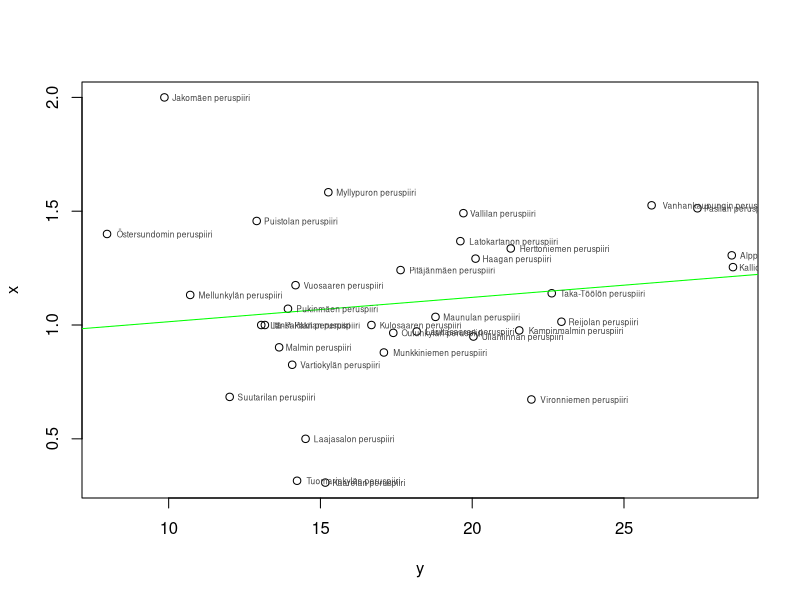
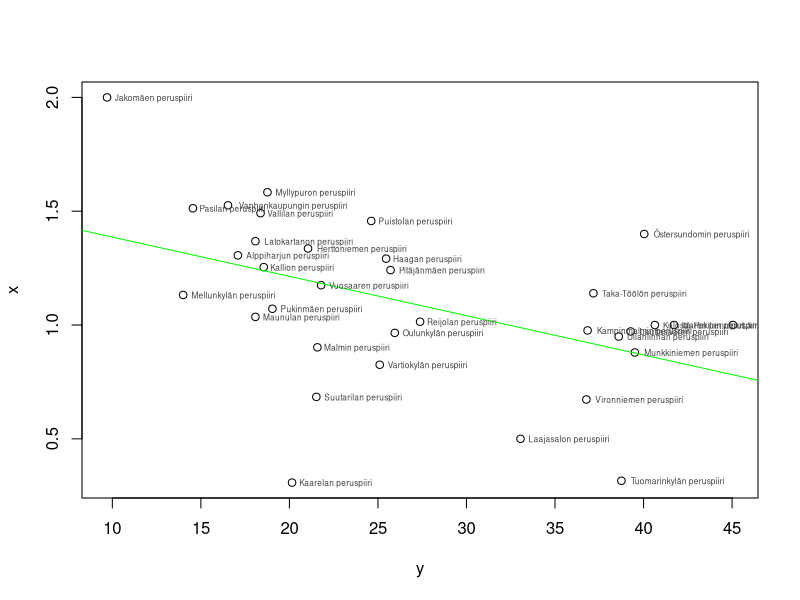
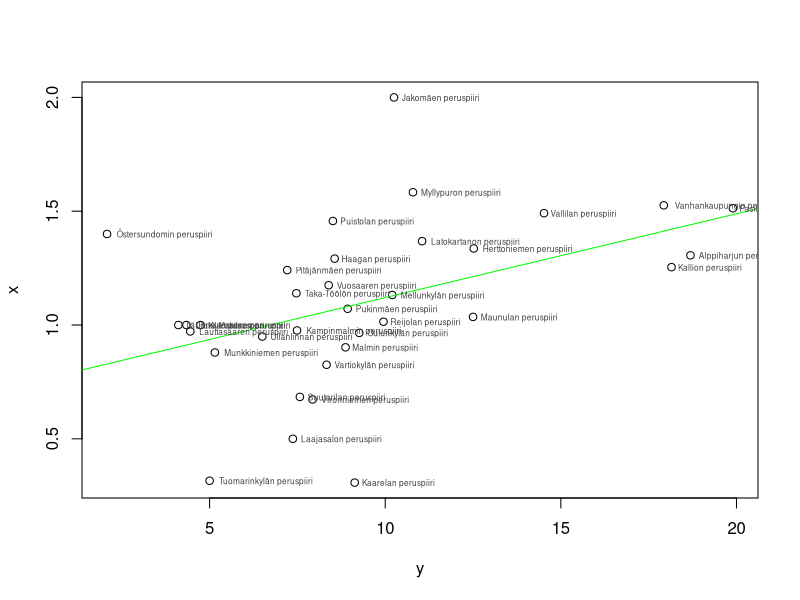
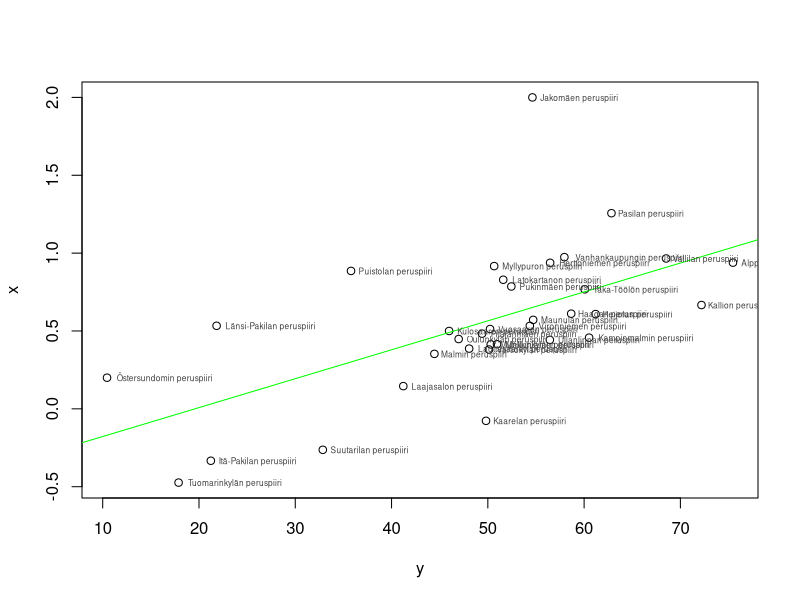
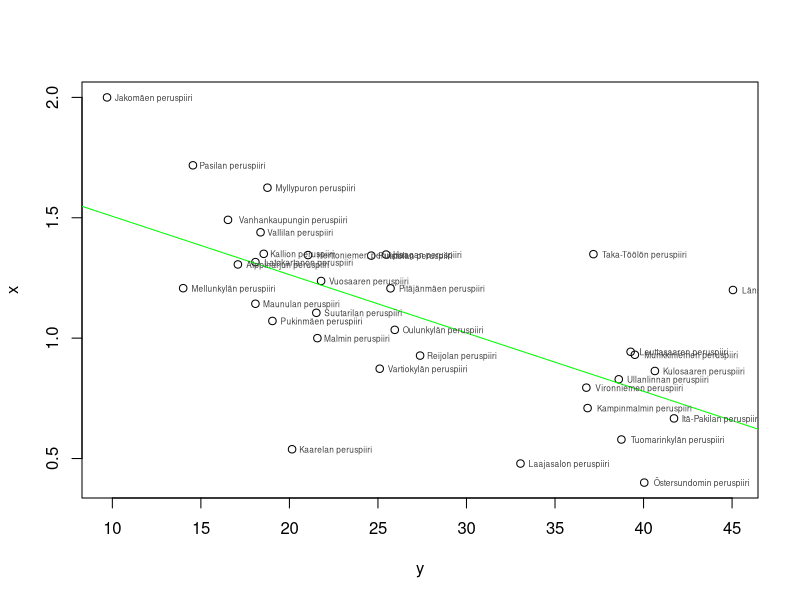
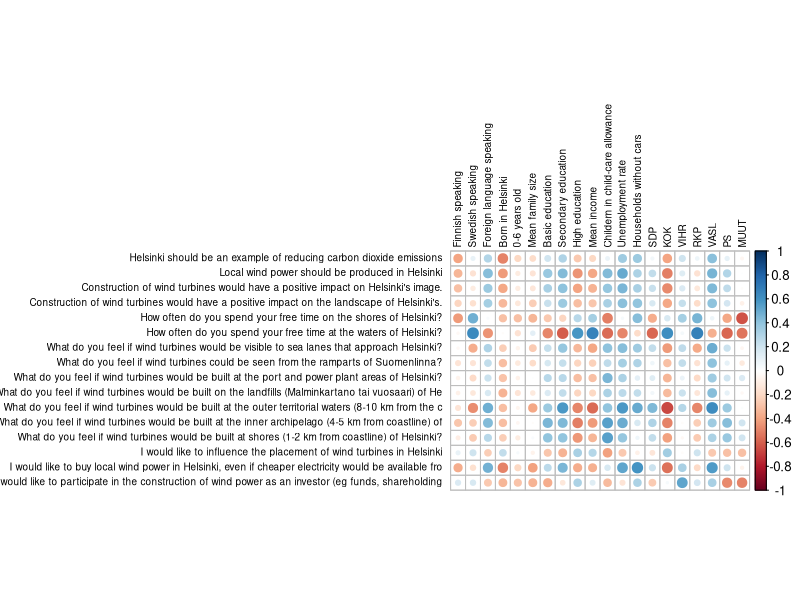

Write R code to recreate these figures, in order.
###
# Playing with the data. Just some random hacks..
###


# Clear the workspace
rm(list=ls())

library(readr)


combined_data <- read_delim("../derived_data/combined_data.csv", 
                            "\t", escape_double = FALSE, trim_ws = TRUE)

turbines <- combined_data[, 1:18]
census <- combined_data[, 19:38]

#model <- lm(combined_data$`Construction of wind turbines would have a positive impact on Helsinki's image.` ~ combined_data[, 19:38])
#model <- lm(turbines$`Construction of wind turbines would have a positive impact on Helsinki's image.`
#            ~ ., data = census[, 14:20])

#summary(model)


model_and_plot <- function(x, y) {
  model <- lm(x ~ y)
  plot(y, x)
  abline(model, col = "green")
  
  text(x = y,
       y = x,
       labels = combined_data$`District name`,
       col = "#404040",
       cex = 0.5,
       adj = c(-0.1, 0.5))
  
  print(summary(model))
  print(paste("Correlation:", cor(y, x)))
}

model_and_plot(turbines$`Construction of wind turbines would have a positive impact on Helsinki's image.`, census$VIHR)
model_and_plot(turbines$`Construction of wind turbines would have a positive impact on Helsinki's image.`, census$KOK)
model_and_plot(turbines$`Construction of wind turbines would have a positive impact on Helsinki's image.`, census$VASL)

model_and_plot(turbines$`I would like to buy local wind power in Helsinki, even if cheaper electricity would be available from elsewhere`, census$`Households without cars`)
model_and_plot(turbines$`What do you feel if wind turbines would be built at the outer territorial waters (8-10 km from the coastline) of Helsinki?`, census$KOK)


# Pretty plot of correlations
plot_correlations <- function() {
  # https://cran.r-project.org/web/packages/corrplot/vignettes/corrplot-intro.html
  library(corrplot)
  
  # Remove non-numeric columns
  numeric_data <- combined_data[, -c(1, 18)]
  # TODO: The questions must be shorter
  colnames(numeric_data) <- paste0(substring(colnames(numeric_data), 1, 100))
  
  # Create a correlation matrix, turbine survey vs. census
  # TODO: Index based splitting breaks if we add/remove variables
  M <- cor(numeric_data[, 1:16], numeric_data[, 17:36])
  
  # Plot it
  corrplot(M,
           method = "circle",
           tl.cex = 0.6,
           tl.col = "black")
}

plot_correlations()
